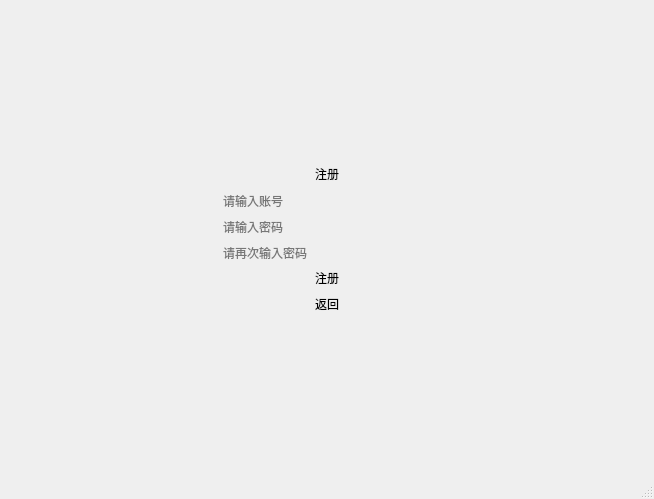
<?xml version="1.0" encoding="UTF-8"?>
<ui version="4.0">
 <class>RegisterWindow</class>
 <widget class="QMainWindow" name="RegisterWindow">
  <property name="geometry">
   <rect>
    <x>0</x>
    <y>0</y>
    <width>654</width>
    <height>499</height>
   </rect>
  </property>
  <property name="windowTitle">
   <string>MainWindow</string>
  </property>
  <property name="styleSheet">
   <string notr="true">#centralwidget{
	border-image: url(:/image/windows.png);
}</string>
  </property>
  <widget class="QWidget" name="centralwidget">
   <layout class="QVBoxLayout" name="verticalLayout_3">
    <item>
     <spacer name="verticalSpacer_3">
      <property name="orientation">
       <enum>Qt::Vertical</enum>
      </property>
      <property name="sizeHint" stdset="0">
       <size>
        <width>20</width>
        <height>98</height>
       </size>
      </property>
     </spacer>
    </item>
    <item>
     <layout class="QVBoxLayout" name="verticalLayout_2">
      <item>
       <layout class="QVBoxLayout" name="verticalLayout">
        <item>
         <layout class="QHBoxLayout" name="horizontalLayout">
          <item>
           <spacer name="horizontalSpacer">
            <property name="orientation">
             <enum>Qt::Horizontal</enum>
            </property>
            <property name="sizeHint" stdset="0">
             <size>
              <width>40</width>
              <height>20</height>
             </size>
            </property>
           </spacer>
          </item>
          <item>
           <widget class="QLabel" name="label">
            <property name="styleSheet">
             <string notr="true">font: 26pt &quot;阿里巴巴普惠体 L&quot;;</string>
            </property>
            <property name="text">
             <string>注册</string>
            </property>
           </widget>
          </item>
          <item>
           <spacer name="horizontalSpacer_2">
            <property name="orientation">
             <enum>Qt::Horizontal</enum>
            </property>
            <property name="sizeHint" stdset="0">
             <size>
              <width>40</width>
              <height>20</height>
             </size>
            </property>
           </spacer>
          </item>
         </layout>
        </item>
        <item>
         <layout class="QHBoxLayout" name="horizontalLayout_2">
          <item>
           <spacer name="horizontalSpacer_3">
            <property name="orientation">
             <enum>Qt::Horizontal</enum>
            </property>
            <property name="sizeHint" stdset="0">
             <size>
              <width>40</width>
              <height>20</height>
             </size>
            </property>
           </spacer>
          </item>
          <item>
           <widget class="QLineEdit" name="lineEdit">
            <property name="styleSheet">
             <string notr="true">background:transparent;border-width:0;border-style:outset</string>
            </property>
            <property name="placeholderText">
             <string>请输入账号</string>
            </property>
           </widget>
          </item>
          <item>
           <spacer name="horizontalSpacer_4">
            <property name="orientation">
             <enum>Qt::Horizontal</enum>
            </property>
            <property name="sizeHint" stdset="0">
             <size>
              <width>40</width>
              <height>20</height>
             </size>
            </property>
           </spacer>
          </item>
         </layout>
        </item>
        <item>
         <layout class="QHBoxLayout" name="horizontalLayout_3">
          <item>
           <spacer name="horizontalSpacer_5">
            <property name="orientation">
             <enum>Qt::Horizontal</enum>
            </property>
            <property name="sizeHint" stdset="0">
             <size>
              <width>40</width>
              <height>20</height>
             </size>
            </property>
           </spacer>
          </item>
          <item>
           <widget class="QLineEdit" name="lineEdit_2">
            <property name="styleSheet">
             <string notr="true">background:transparent;border-width:0;border-style:outset</string>
            </property>
            <property name="echoMode">
             <enum>QLineEdit::Password</enum>
            </property>
            <property name="placeholderText">
             <string>请输入密码</string>
            </property>
           </widget>
          </item>
          <item>
           <spacer name="horizontalSpacer_6">
            <property name="orientation">
             <enum>Qt::Horizontal</enum>
            </property>
            <property name="sizeHint" stdset="0">
             <size>
              <width>40</width>
              <height>20</height>
             </size>
            </property>
           </spacer>
          </item>
         </layout>
        </item>
        <item>
         <layout class="QHBoxLayout" name="horizontalLayout_4">
          <item>
           <spacer name="horizontalSpacer_7">
            <property name="orientation">
             <enum>Qt::Horizontal</enum>
            </property>
            <property name="sizeHint" stdset="0">
             <size>
              <width>40</width>
              <height>20</height>
             </size>
            </property>
           </spacer>
          </item>
          <item>
           <widget class="QLineEdit" name="lineEdit_3">
            <property name="styleSheet">
             <string notr="true">background:transparent;border-width:0;border-style:outset</string>
            </property>
            <property name="echoMode">
             <enum>QLineEdit::Password</enum>
            </property>
            <property name="placeholderText">
             <string>请再次输入密码</string>
            </property>
           </widget>
          </item>
          <item>
           <spacer name="horizontalSpacer_8">
            <property name="orientation">
             <enum>Qt::Horizontal</enum>
            </property>
            <property name="sizeHint" stdset="0">
             <size>
              <width>40</width>
              <height>20</height>
             </size>
            </property>
           </spacer>
          </item>
         </layout>
        </item>
       </layout>
      </item>
      <item>
       <layout class="QHBoxLayout" name="horizontalLayout_5">
        <item>
         <spacer name="horizontalSpacer_12">
          <property name="orientation">
           <enum>Qt::Horizontal</enum>
          </property>
          <property name="sizeHint" stdset="0">
           <size>
            <width>40</width>
            <height>20</height>
           </size>
          </property>
         </spacer>
        </item>
        <item>
         <widget class="QPushButton" name="pushButton">
          <property name="styleSheet">
           <string notr="true">background:transparent;border-width:0;border-style:outset</string>
          </property>
          <property name="text">
           <string>注册</string>
          </property>
         </widget>
        </item>
        <item>
         <spacer name="horizontalSpacer_9">
          <property name="orientation">
           <enum>Qt::Horizontal</enum>
          </property>
          <property name="sizeHint" stdset="0">
           <size>
            <width>40</width>
            <height>20</height>
           </size>
          </property>
         </spacer>
        </item>
       </layout>
      </item>
      <item>
       <layout class="QHBoxLayout" name="horizontalLayout_6">
        <item>
         <spacer name="horizontalSpacer_11">
          <property name="orientation">
           <enum>Qt::Horizontal</enum>
          </property>
          <property name="sizeHint" stdset="0">
           <size>
            <width>40</width>
            <height>20</height>
           </size>
          </property>
         </spacer>
        </item>
        <item>
         <widget class="QPushButton" name="pushButton_2">
          <property name="styleSheet">
           <string notr="true">background:transparent;border-width:0;border-style:outset</string>
          </property>
          <property name="text">
           <string>返回</string>
          </property>
         </widget>
        </item>
        <item>
         <spacer name="horizontalSpacer_10">
          <property name="orientation">
           <enum>Qt::Horizontal</enum>
          </property>
          <property name="sizeHint" stdset="0">
           <size>
            <width>40</width>
            <height>20</height>
           </size>
          </property>
         </spacer>
        </item>
       </layout>
      </item>
     </layout>
    </item>
    <item>
     <spacer name="verticalSpacer_4">
      <property name="orientation">
       <enum>Qt::Vertical</enum>
      </property>
      <property name="sizeHint" stdset="0">
       <size>
        <width>20</width>
        <height>97</height>
       </size>
      </property>
     </spacer>
    </item>
   </layout>
  </widget>
  <widget class="QMenuBar" name="menubar">
   <property name="geometry">
    <rect>
     <x>0</x>
     <y>0</y>
     <width>654</width>
     <height>25</height>
    </rect>
   </property>
  </widget>
  <widget class="QStatusBar" name="statusbar"/>
 </widget>
 <resources/>
 <connections/>
</ui>
